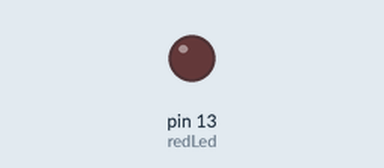
Bench run of a sketch on a simulated Arduino Uno, built with avr-gcc and run on an emulated ATmega328P. On the bench: output pins drawn as LEDs (lit = HIGH).

Above: at 0.18 s.
At 2.73 s:
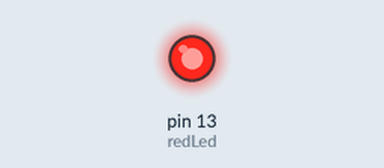
Timing chart, 0 to 6.0 s (numbered marks = the images above):
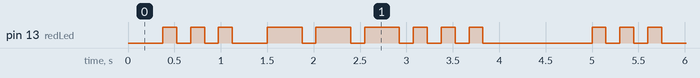

The sketch:

onboardSOS_V1.ino
```cpp
//basic sketch to manipulate the onboard LED on the Circuit Playground on pin 13
//makes pin 13 blink SOS
//written by David Crittenden 2/22

uint8_t redLed = 13;
int shortWait = 150;
int longWait = 375;
int extraLongWait = 800;

void setup()
{
  pinMode (redLed, OUTPUT);//initialize pin 13 as an output
}

void loop()
{
  //dot dot dot
  delay (longWait);
  digitalWrite(redLed, HIGH);
  delay (shortWait);
  digitalWrite(redLed, LOW);
  delay (shortWait);
  digitalWrite(redLed, HIGH);
  delay (shortWait);
  digitalWrite(redLed, LOW);
  delay (shortWait);
  digitalWrite(redLed, HIGH);
  delay (shortWait);
  digitalWrite(redLed, LOW);

  //dash dash dash
  delay (longWait);
  digitalWrite(redLed, HIGH);
  delay (longWait);
  digitalWrite(redLed, LOW);
  delay (shortWait);
  digitalWrite(redLed, HIGH);
  delay (longWait);
  digitalWrite(redLed, LOW);
  delay (shortWait);
  digitalWrite(redLed, HIGH);
  delay (longWait);
  digitalWrite(redLed, LOW);

  //dot dot dot
  delay (shortWait);
  digitalWrite(redLed, HIGH);
  delay (shortWait);
  digitalWrite(redLed, LOW);
  delay (shortWait);
  digitalWrite(redLed, HIGH);
  delay (shortWait);
  digitalWrite(redLed, LOW);
  delay (shortWait);
  digitalWrite(redLed, HIGH);
  delay (shortWait);
  digitalWrite(redLed, LOW);

  //wait between cycles
  delay (extraLongWait);
}
```

Measured:
- by itself, pin 13 (redLed): repeats every 4.6 s: 2 × (LOW 0.15 s, HIGH 0.15 s), LOW 0.38 s, 3 × (HIGH 0.38 s, LOW 0.15 s), 2 × (HIGH 0.15 s, LOW 0.15 s), HIGH 0.15 s, LOW 1.2 s, HIGH 0.15 s
- by itself, everything shown: repeats every 4.6 s, in 18 steps
